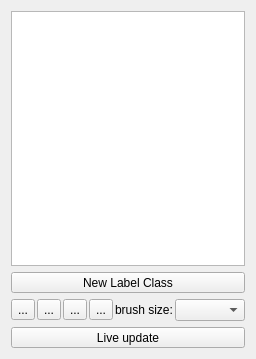
<?xml version="1.0" encoding="UTF-8"?>
<ui version="4.0">
 <class>containingWidget</class>
 <widget class="QWidget" name="containingWidget">
  <property name="geometry">
   <rect>
    <x>0</x>
    <y>0</y>
    <width>256</width>
    <height>359</height>
   </rect>
  </property>
  <property name="sizePolicy">
   <sizepolicy hsizetype="Preferred" vsizetype="Preferred">
    <horstretch>1</horstretch>
    <verstretch>0</verstretch>
   </sizepolicy>
  </property>
  <property name="minimumSize">
   <size>
    <width>256</width>
    <height>0</height>
   </size>
  </property>
  <property name="baseSize">
   <size>
    <width>0</width>
    <height>0</height>
   </size>
  </property>
  <property name="windowTitle">
   <string>Form</string>
  </property>
  <layout class="QVBoxLayout" name="verticalLayout">
   <item>
    <widget class="LabelListView" name="labelListView">
     <property name="sizePolicy">
      <sizepolicy hsizetype="Minimum" vsizetype="MinimumExpanding">
       <horstretch>0</horstretch>
       <verstretch>0</verstretch>
      </sizepolicy>
     </property>
     <property name="minimumSize">
      <size>
       <width>0</width>
       <height>0</height>
      </size>
     </property>
    </widget>
   </item>
   <item>
    <widget class="QToolButton" name="AddLabelButton">
     <property name="sizePolicy">
      <sizepolicy hsizetype="Expanding" vsizetype="Fixed">
       <horstretch>0</horstretch>
       <verstretch>0</verstretch>
      </sizepolicy>
     </property>
     <property name="styleSheet">
      <string notr="true"/>
     </property>
     <property name="text">
      <string>New Label Class</string>
     </property>
     <property name="icon">
      <iconset>
       <normaloff>../../shell/gui/icons/16x16/actions/list-add.png</normaloff>../../shell/gui/icons/16x16/actions/list-add.png</iconset>
     </property>
     <property name="toolButtonStyle">
      <enum>Qt::ToolButtonTextBesideIcon</enum>
     </property>
    </widget>
   </item>
   <item>
    <layout class="QHBoxLayout" name="horizontalLayout">
     <property name="spacing">
      <number>2</number>
     </property>
     <property name="sizeConstraint">
      <enum>QLayout::SetDefaultConstraint</enum>
     </property>
     <item>
      <widget class="QToolButton" name="arrowToolButton">
       <property name="text">
        <string>...</string>
       </property>
      </widget>
     </item>
     <item>
      <widget class="QToolButton" name="paintToolButton">
       <property name="text">
        <string>...</string>
       </property>
      </widget>
     </item>
     <item>
      <widget class="QToolButton" name="eraserToolButton">
       <property name="text">
        <string>...</string>
       </property>
       <property name="autoRaise">
        <bool>false</bool>
       </property>
      </widget>
     </item>
     <item>
      <widget class="QToolButton" name="thresToolButton">
       <property name="text">
        <string>...</string>
       </property>
      </widget>
     </item>
     <item>
      <spacer name="horizontalSpacer_3">
       <property name="orientation">
        <enum>Qt::Horizontal</enum>
       </property>
       <property name="sizeHint" stdset="0">
        <size>
         <width>20</width>
         <height>20</height>
        </size>
       </property>
      </spacer>
     </item>
     <item>
      <widget class="QLabel" name="brushSizeCaption">
       <property name="text">
        <string>brush size:</string>
       </property>
      </widget>
     </item>
     <item>
      <widget class="QComboBox" name="brushSizeComboBox">
       <property name="sizePolicy">
        <sizepolicy hsizetype="Expanding" vsizetype="Fixed">
         <horstretch>0</horstretch>
         <verstretch>0</verstretch>
        </sizepolicy>
       </property>
       <property name="sizeAdjustPolicy">
        <enum>QComboBox::AdjustToContents</enum>
       </property>
      </widget>
     </item>
    </layout>
   </item>
   <item>
    <widget class="QToolButton" name="liveUpdateButton">
     <property name="sizePolicy">
      <sizepolicy hsizetype="Expanding" vsizetype="Fixed">
       <horstretch>0</horstretch>
       <verstretch>0</verstretch>
      </sizepolicy>
     </property>
     <property name="text">
      <string>Live update</string>
     </property>
     <property name="checkable">
      <bool>true</bool>
     </property>
     <property name="toolButtonStyle">
      <enum>Qt::ToolButtonTextBesideIcon</enum>
     </property>
    </widget>
   </item>
  </layout>
 </widget>
 <customwidgets>
  <customwidget>
   <class>LabelListView</class>
   <extends>QTableView</extends>
   <header>ilastik.widgets.labelListView</header>
  </customwidget>
 </customwidgets>
 <resources/>
 <connections/>
</ui>
